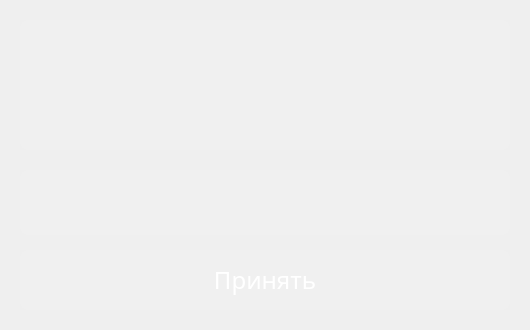
<?xml version="1.0" encoding="UTF-8"?>
<ui version="4.0">
 <class>MainWindow</class>
 <widget class="QMainWindow" name="MainWindow">
  <property name="geometry">
   <rect>
    <x>0</x>
    <y>0</y>
    <width>530</width>
    <height>330</height>
   </rect>
  </property>
  <property name="windowTitle">
   <string>Secret Keeper Router</string>
  </property>
  <widget class="QWidget" name="centralwidget">
   <widget class="QLabel" name="gradient">
    <property name="geometry">
     <rect>
      <x>0</x>
      <y>0</y>
      <width>530</width>
      <height>330</height>
     </rect>
    </property>
    <property name="text">
     <string/>
    </property>
    <property name="pixmap">
     <pixmap>../Images/gradient.png</pixmap>
    </property>
   </widget>
   <widget class="QPlainTextEdit" name="info">
    <property name="geometry">
     <rect>
      <x>20</x>
      <y>20</y>
      <width>490</width>
      <height>130</height>
     </rect>
    </property>
    <property name="font">
     <font>
      <family>Microsoft YaHei</family>
      <pointsize>14</pointsize>
     </font>
    </property>
    <property name="styleSheet">
     <string notr="true">QPlainTextEdit{
 background: rgba(255, 255, 255, 0.05);
 border-radius: 8px;
 color: #e3eded;
}
QPushButton:hover{
 background: rgba(255, 255, 255, 0.1);
}</string>
    </property>
    <property name="plainText">
     <string/>
    </property>
   </widget>
   <widget class="QPushButton" name="accept_button">
    <property name="geometry">
     <rect>
      <x>20</x>
      <y>250</y>
      <width>490</width>
      <height>60</height>
     </rect>
    </property>
    <property name="font">
     <font>
      <family>Microsoft YaHei</family>
      <pointsize>18</pointsize>
     </font>
    </property>
    <property name="styleSheet">
     <string notr="true">QPushButton{
 background: rgba(255, 255, 255, 0.05);
 border-radius: 8px;
 color: #fff;
}
QPushButton:hover{
 background: rgba(255, 255, 255, 0.1);
}
QPushButton:pressed{
 background: rgba(0, 0, 0, 0.1);
}</string>
    </property>
    <property name="text">
     <string>Принять</string>
    </property>
   </widget>
   <widget class="QPlainTextEdit" name="input">
    <property name="geometry">
     <rect>
      <x>20</x>
      <y>170</y>
      <width>490</width>
      <height>65</height>
     </rect>
    </property>
    <property name="font">
     <font>
      <family>Microsoft YaHei</family>
      <pointsize>14</pointsize>
     </font>
    </property>
    <property name="styleSheet">
     <string notr="true">QPlainTextEdit{
 background: rgba(255, 255, 255, 0.05);
 border-radius: 8px;
 color: #e3eded;
}
QPushButton:hover{
 background: rgba(255, 255, 255, 0.1);
}</string>
    </property>
    <property name="plainText">
     <string/>
    </property>
   </widget>
  </widget>
 </widget>
 <resources/>
 <connections/>
</ui>
